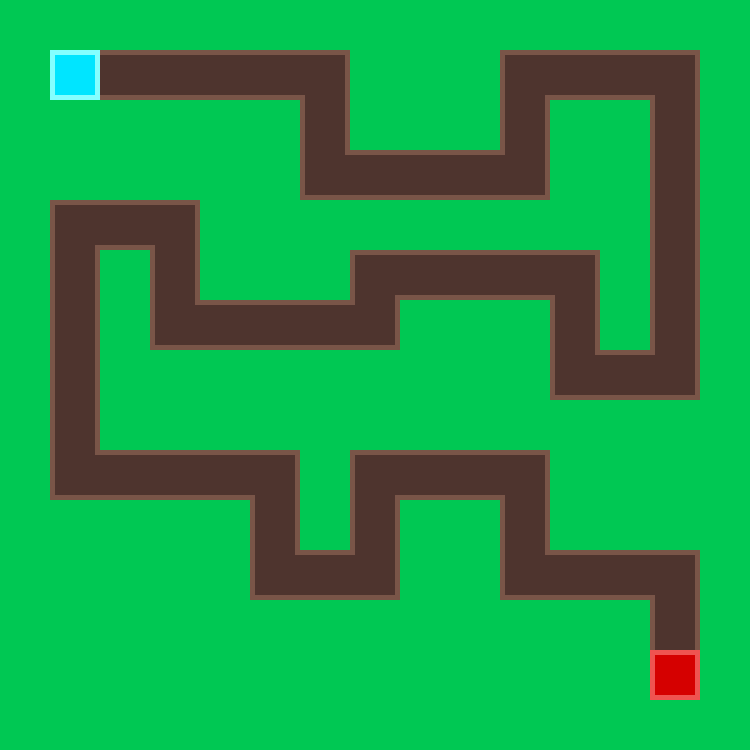

This is a level from a 2D game, rendered from its Tiled map with the project's own tilesets. A one-line summary and the complete map file follow:
An orthogonal 15x15 tile map with 50x50 px tiles, 1 tile layer (Tile Layer 1) and 23 objects (Spawner, Point1, Point2, Point3, Point4, ...).

<map version="1.4" tiledversion="1.4.2" orientation="orthogonal" renderorder="right-down" width="15" height="15" tilewidth="50" tileheight="50" infinite="0" nextlayerid="3" nextobjectid="24">
 <tileset firstgid="1" source="TowerDefense2.tsx" />
 <layer id="1" name="Tile Layer 1" width="15" height="15">
  <data encoding="csv">
7,7,7,7,7,7,7,7,7,7,7,7,7,7,7,
7,9,3,3,3,3,6,7,7,7,5,3,3,6,7,
7,7,7,7,7,7,4,7,7,7,4,7,7,4,7,
7,7,7,7,7,7,1,3,3,3,2,7,7,4,7,
7,5,3,6,7,7,7,7,7,7,7,7,7,4,7,
7,4,7,4,7,7,7,5,3,3,3,6,7,4,7,
7,4,7,1,3,3,3,2,7,7,7,4,7,4,7,
7,4,7,7,7,7,7,7,7,7,7,1,3,2,7,
7,4,7,7,7,7,7,7,7,7,7,7,7,7,7,
7,1,3,3,3,6,7,5,3,3,6,7,7,7,7,
7,7,7,7,7,4,7,4,7,7,4,7,7,7,7,
7,7,7,7,7,1,3,2,7,7,1,3,3,6,7,
7,7,7,7,7,7,7,7,7,7,7,7,7,4,7,
7,7,7,7,7,7,7,7,7,7,7,7,7,8,7,
7,7,7,7,7,7,7,7,7,7,7,7,7,7,7
</data>
 </layer>
 <objectgroup id="2" name="Object Layer 1">
  <object id="1" name="Spawner" x="50" y="50" width="50" height="50" />
  <object id="2" name="Point1" x="300" y="50" width="50" height="50" />
  <object id="3" name="Point2" x="300" y="150" width="50" height="50" />
  <object id="4" name="Point3" x="500" y="150" width="50" height="50" />
  <object id="5" name="Point4" x="500" y="50" width="50" height="50" />
  <object id="6" name="Point5" x="650" y="50" width="50" height="50" />
  <object id="7" name="Point6" x="650" y="350" width="50" height="50" />
  <object id="8" name="Point7" x="550" y="350" width="50" height="50" />
  <object id="9" name="Point8" x="550" y="250" width="50" height="50" />
  <object id="10" name="Point9" x="350" y="250" width="50" height="50" />
  <object id="11" name="Point10" x="350" y="300" width="50" height="50" />
  <object id="12" name="Point11" x="150" y="300" width="50" height="50" />
  <object id="13" name="Point12" x="150" y="200" width="50" height="50" />
  <object id="14" name="Point13" x="50" y="200" width="50" height="50" />
  <object id="15" name="Point14" x="50" y="450" width="50" height="50" />
  <object id="16" name="Point15" x="250" y="450" width="50" height="50" />
  <object id="17" name="Point16" x="250" y="550" width="50" height="50" />
  <object id="18" name="Point17" x="350" y="550" width="50" height="50" />
  <object id="19" name="Point18" x="350" y="450" width="50" height="50" />
  <object id="20" name="Point19" x="500" y="450" width="50" height="50" />
  <object id="21" name="Point20" x="500" y="550" width="50" height="50" />
  <object id="22" name="Point21" x="650" y="550" width="50" height="50" />
  <object id="23" name="End" x="650" y="650" width="50" height="50" />
 </objectgroup>
</map>
